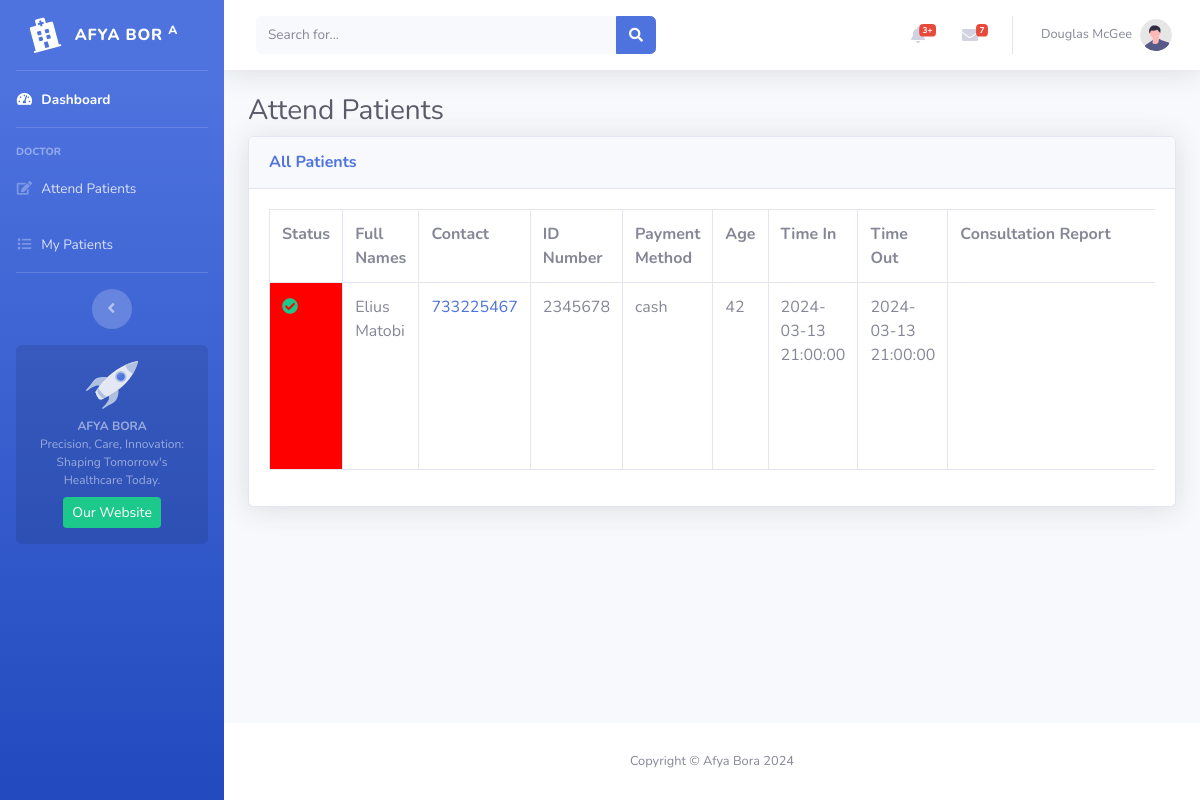
Page /doctor/attendpatients.php on the earlier database version.
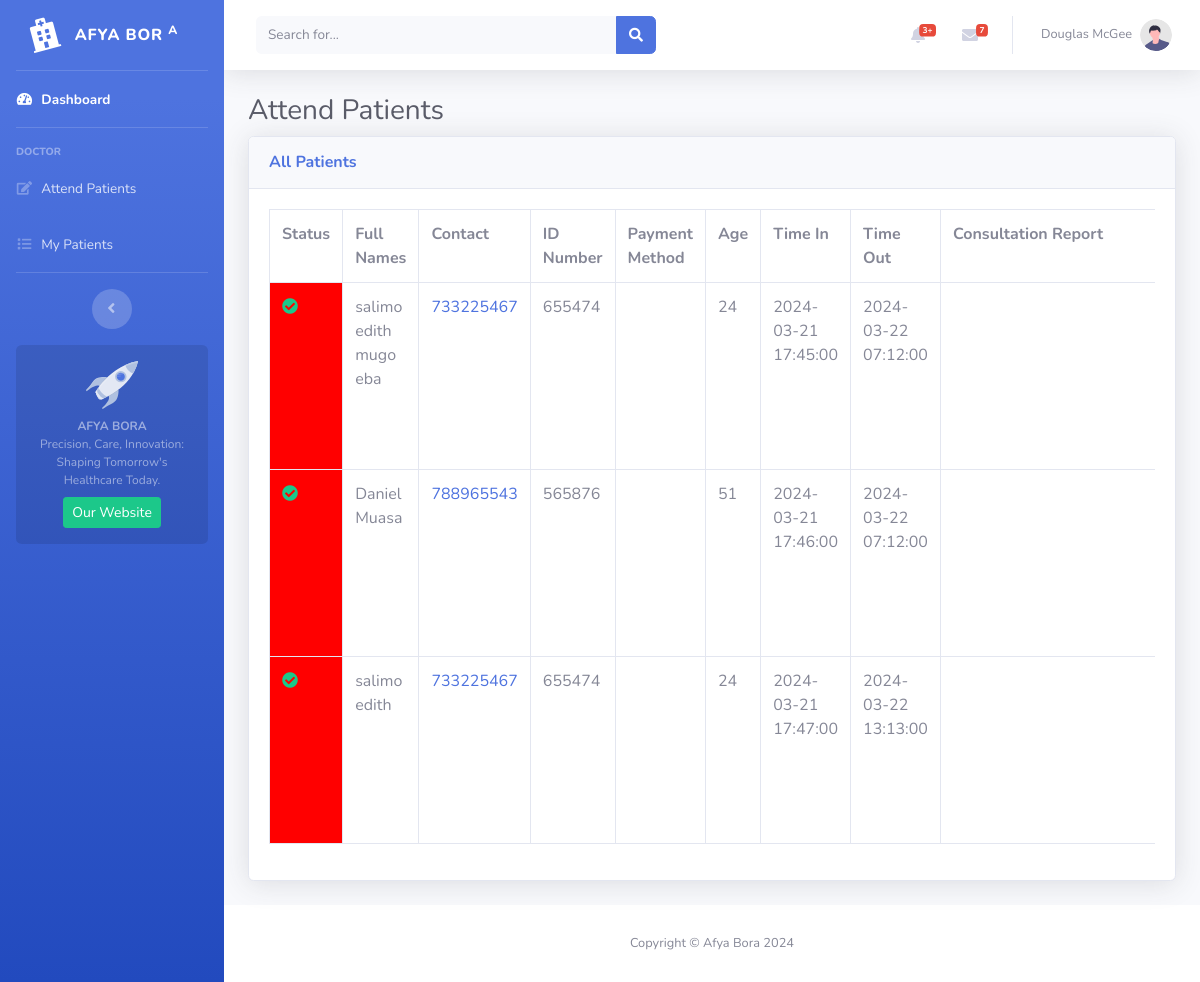
Same page on the later database version.
### tables this page shows
CREATE TABLE `visitors` (
  `id` int NOT NULL,
  `fullname` varchar(255) NOT NULL,
  `position` varchar(255) NOT NULL,
  `contact` int NOT NULL,
  `idNumber` int NOT NULL,
  `attendPurpose` varchar(255) NOT NULL,
  `paymentMethod` varchar(255) NOT NULL,
  `age` int NOT NULL,
  `role` text NOT NULL,
  `visitPurpose` text NOT NULL,
  `patientVisitedName` text NOT NULL,
  `relationship` text NOT NULL,
  `timeIn` timestamp NULL DEFAULT CURRENT_TIMESTAMP,
  `timeOut` timestamp NOT NULL
);

CREATE TABLE `doctor` (
  `visitor_id` int NOT NULL,
  `id` int NOT NULL,
  `fullname` varchar(255) NOT NULL,
  `contact` int NOT NULL,
  `idNumber` int NOT NULL,
  `paymentMethod` varchar(255) NOT NULL,
  `age` int NOT NULL,
  `timeIn` timestamp(6) NOT NULL,
  `timeOut` timestamp(6) NOT NULL,
  `details` varchar(255) DEFAULT NULL,
  `lab` tinyint(1) NOT NULL,
  `imaging` tinyint(1) NOT NULL,
  `counseller` tinyint(1) NOT NULL,
  `admit` tinyint(1) NOT NULL,
  `status` varchar(255) DEFAULT 'pending'
);

### doctor/attendpatients.php (the view, shortened to what this page needs)
<!DOCTYPE html>
<html lang="en">
<head>
    <link href="../vendor/fontawesome-free/css/all.min.css" rel="stylesheet" type="text/css">
        <link rel="stylesheet" href="https://cdnjs.cloudflare.com/ajax/libs/font-awesome/5.15.4/css/all.min.css" />
    <link href="../css/sb-admin-2.min.css" rel="stylesheet">
    <link href="https://cdn.quilljs.com/1.3.6/quill.snow.css" rel="stylesheet">
</head>
<body id="page-top">
    <div id="wrapper">
        <ul class="navbar-nav bg-gradient-primary sidebar sidebar-dark accordion" id="accordionSidebar">
            <a class="sidebar-brand d-flex align-items-center justify-content-center" href="index.html">
                <div class="sidebar-brand-icon rotate-n-15">
                    <i class="fas fa-hospital"></i>
                </div>
                <div class="sidebar-brand-text mx-3">AFYA BOR <sup>A</sup></div>
            </a>
            <hr class="sidebar-divider my-0">
            <li class="nav-item active">
                <a class="nav-link" href="index.php">
                    <i class="fas fa-fw fa-tachometer-alt"></i>
                    <span>Dashboard</span></a>
            </li>
            <hr class="sidebar-divider">
            <div class="sidebar-heading">
                Doctor
            </div>
            <li class="nav-item">
                <a class="nav-link" href="attendpatients.php">
                    <i class="fas fa-edit fa-fw"></i>
                    <span>Attend Patients</span></a>
            </li>
            <li class="nav-item">
                <a class="nav-link" href="mypatients.php">
                    <i class="fas fa-list fa-fw"></i>
                    <span>My Patients</span></a>
            </li>
            <hr class="sidebar-divider d-none d-md-block">
            <div class="text-center d-none d-md-inline">
                <button class="rounded-circle border-0" id="sidebarToggle"></button>
            </div>
            <div class="sidebar-card d-none d-lg-flex">
                <img class="sidebar-card-illustration mb-2" src="../img/undraw_rocket.svg" alt="...">
                <p class="text-center mb-2"><strong>AFYA BORA</strong> <br>Precision, Care, Innovation: Shaping Tomorrow's Healthcare Today.</p>
                <a class="btn btn-success btn-sm" href="#">Our Website</a>
            </div>
        </ul>
        <div id="content-wrapper" class="d-flex flex-column">
            <div id="content">
                <nav class="navbar navbar-expand navbar-light bg-white topbar mb-4 static-top shadow">
                    <form
                        class="d-none d-sm-inline-block form-inline mr-auto ml-md-3 my-2 my-md-0 mw-100 navbar-search">
                        <div class="input-group">
                            <input type="text" class="form-control bg-light border-0 small" placeholder="Search for..."
                                aria-label="Search" aria-describedby="basic-addon2">
                            <div class="input-group-append">
                                <button class="btn btn-primary" type="button">
                                    <i class="fas fa-search fa-sm"></i>
                                </button>
                            </div>
                        </div>
                    </form>
                    <ul class="navbar-nav ml-auto">
                        <li class="nav-item dropdown no-arrow mx-1">
                            <a class="nav-link dropdown-toggle" href="#" id="alertsDropdown" role="button"
                                data-toggle="dropdown" aria-haspopup="true" aria-expanded="false">
                                <i class="fas fa-bell fa-fw"></i>
                                <span class="badge badge-danger badge-counter">3+</span>
                            </a>
                        </li>
                        <li class="nav-item dropdown no-arrow mx-1">
                            <a class="nav-link dropdown-toggle" href="#" id="messagesDropdown" role="button"
                                data-toggle="dropdown" aria-haspopup="true" aria-expanded="false">
                                <i class="fas fa-envelope fa-fw"></i>
                                <span class="badge badge-danger badge-counter">7</span>
                            </a>
                        </li>
                        <li class="nav-item dropdown no-arrow">
                            <a class="nav-link dropdown-toggle" href="#" id="userDropdown" role="button"
                                data-toggle="dropdown" aria-haspopup="true" aria-expanded="false">
                                <span class="mr-2 d-none d-lg-inline text-gray-600 small">Douglas McGee</span>
                                <img class="img-profile rounded-circle"
                                    src="../img/undraw_profile.svg">
                            </a>
                        </li>
                    </ul>
                </nav>
                    <div class="container-fluid">
                        <h1 class="h3 mb-2 text-gray-800">Attend Patients</h1>
                        <div class="card shadow mb-4">
                            <div class="card-header py-3">
                                <h6 class="m-0 font-weight-bold text-primary">All Patients </h6>
                            </div>
                            <div class="card-body">
                                <div class="table-responsive">
                                    <table class="table table-bordered" id="dataTable" width="100%" cellspacing="0">
<?php
require('../database/config.php');
    $sql = "SELECT v.id, v.fullname, v.contact, v.idNumber, v.paymentMethod, v.age, v.timeIn, v.timeOut, d.details, d.imaging, d.lab, d.counseller, d.admit
        FROM visitors v
        LEFT JOIN doctor d ON v.id = d.visitor_id
        WHERE v.attendPurpose = 'doctor'";
    $result = mysqli_query($conn, $sql);
    if (mysqli_num_rows($result) > 0) {
        echo "<form method='post'>";
        echo "<tr>";
        echo "<th>Status</th>";
        echo "<th>Full Names</th>";
        echo "<th>Contact</th>";
        echo "<th>ID Number</th>";
        echo "<th>Payment Method</th>";
        echo "<th>Age</th>";
        echo "<th>Time In</th>";
        echo "<th>Time Out</th>";
        echo "<th>Consultation Report</th>";
        echo "</tr>";
        while ($row = mysqli_fetch_assoc($result)) {
            if ($row['details']) {
                $details = $row['details'];
            } else {
                $details = '';
            }
            $cellId = 'statusCell_' . $row['id'];
            $cellStatus = isset($_SESSION[$cellId]) ? $_SESSION[$cellId] : 'red';
            echo "<tr>";
            echo '<td id="statusCell_' . $row['id'] . '" style="background-color: ' . $cellStatus . ';">';
            echo '<i class="fas fa-check-circle text-success"></i>';
            echo "</td>";
            echo "<td>" . $row['fullname'] . "</td>";
            echo "<td><a href='tel:" . $row['contact'] . "'>" . $row['contact'] . "</a></td>";
            echo "<td>" . $row['idNumber'] . "</td>";
            echo "<td>" . $row['paymentMethod'] . "</td>";
            echo "<td>" . $row['age'] . "</td>";
            echo "<td>" . $row['timeIn'] . "</td>";
            echo "<td>" . $row['timeOut'] . "</td>";
            echo "<form method='post'>";
            echo "<td>
                    <style>
                        #editor-container_" . $row['id'] . " {
                            width: 350px;
                            max-height: 400px;
                            margin: auto;
                        }
                    </style>
                    <div id='editor-container_" . $row['id'] . "'></div>
                    <input type='hidden' id='details_" . $row['id'] . "' name='details' value='$details'>
<script>
        var quill_" . $row['id'] . " = new Quill('#editor-container_" . $row['id'] . "', {
            theme: 'snow',
            modules: {
                toolbar: [
                    ['bold', 'italic', 'underline', 'strike'],
                    ['blockquote', 'code-block'],
                    [{ 'header': 1 }, { 'header': 2 }],
                    [{ 'list': 'ordered' }, { 'list': 'bullet' }],
                    [{ 'script': 'sub' }, { 'script': 'super' }],
                    [{ 'indent': '-1' }, { 'indent': '+1' }],
                    [{ 'direction': 'rtl' }],
                    [{ 'size': ['small', false, 'large', 'huge'] }],
                    [{ 'header': [1, 2, 3, 4, 5, 6, false] }],
                    [{ 'color': [] }, { 'background': [] }],
                    [{ 'font': [] }],
                    [{ 'align': [] }],
                    ['clean']
                ]
            },
            placeholder: 'write your report here...',
            autofocus: true,
        });
        quill_" . $row['id'] . ".root.innerHTML = '" . htmlspecialchars($details) . "'; // Set initial content
        quill_" . $row['id'] . ".on('text-change', function () {
            document.getElementById('details_" . $row['id'] . "').value = quill_" . $row['id'] . ".root.innerHTML;
        });
    </script>";
            echo"</td>";
            echo "</tr>";
        }
        echo "</table>";
    } else {
        echo "No records found.";
    }
    ?>
                                </div>
                            </div>
                        </div>
                </div>
            </div>
            <footer class="sticky-footer bg-white">
                <div class="container my-auto">
                    <div class="copyright text-center my-auto">
                        <span>Copyright &copy; Afya Bora 2024</span>
                    </div>
                </div>
            </footer>
        </div>
    </div>
</body>
</html>

Differences in the rows shown:
removed visitors: fullname "Elius Matobi", contact "733225467", idNumber "2345678", paymentMethod "cash", age "42", timeIn "2024-03-13 21:00:00", timeOut "2024-03-13 21:00:00"
added doctor: visitor.fullname "salimo edith mugo eba", visitor.contact "733225467", visitor.idNumber "655474", visitor.age "24", visitor.timeIn "2024-03-21 17:45:00", visitor.timeOut "2024-03-22 07:12:00"
added doctor: visitor.fullname "Daniel Muasa", visitor.contact "788965543", visitor.idNumber "565876", visitor.age "51", visitor.timeIn "2024-03-21 17:46:00", visitor.timeOut "2024-03-22 07:12:00"
added visitors: fullname "salimo edith", contact "733225467", idNumber "655474", age "24", timeIn "2024-03-21 17:47:00", timeOut "2024-03-22 13:13:00"
